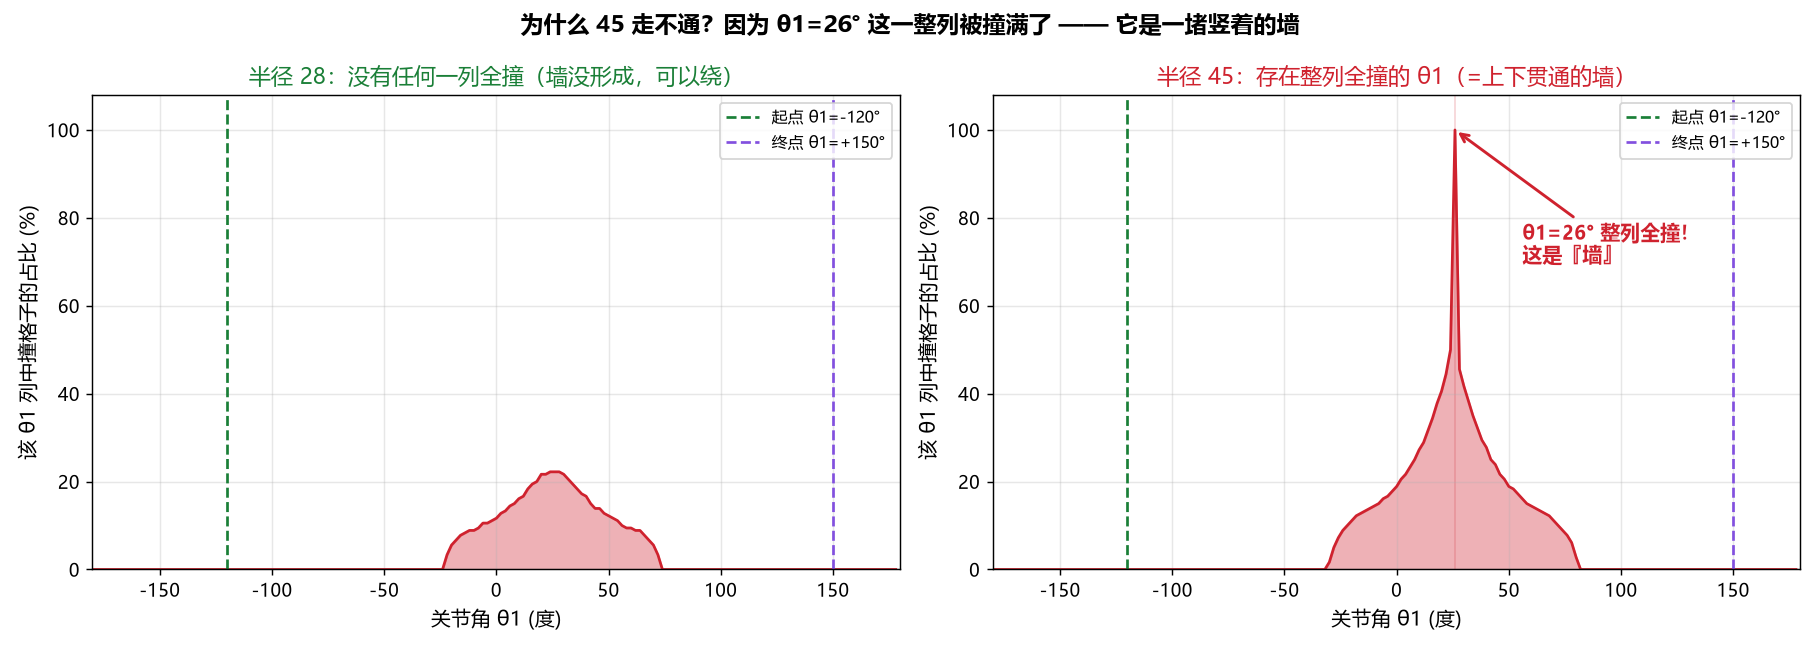

The Python source for this figure:
# -*- coding: utf-8 -*-
"""
真正的答案：切断地图的不是"某一行"，而是"某一列"。

关键几何事实：大臂的位置只由 θ1 决定，跟 θ2 无关。
所以当障碍物大到某些 θ1 时大臂会撞，那这个 θ1 的"整列"都会撞 ——
这一整列就是一堵从上到下的墙，任何从左到右的路都跨不过去。

本脚本画两件事：
  图A：每个 θ1 列上，"撞的格子"占该列的比例（28 vs 45）
  图B：28 场景 BFS 路径的合法性检查（回应"蓝线是否碰到灰区"）
"""
import numpy as np
import matplotlib.pyplot as plt
from collections import deque

plt.rcParams["font.sans-serif"] = ["Microsoft YaHei", "SimHei"]
plt.rcParams["axes.unicode_minus"] = False

L1, L2 = 140.0, 110.0
OX, OY = 170.0, 80.0
RES = 2.0


def fk(t1d, t2d):
    t1 = np.radians(t1d); t12 = np.radians(t1d+t2d)
    e = (L1*np.cos(t1), L1*np.sin(t1))
    end = (e[0]+L2*np.cos(t12), e[1]+L2*np.sin(t12))
    return e, end


def dseg(px,py,ax,ay,bx,by):
    abx,aby = bx-ax, by-ay; L = abx**2+aby**2
    if L == 0: return np.hypot(px-ax, py-ay)
    t = max(0., min(1., ((px-ax)*abx+(py-ay)*aby)/L))
    qx,qy = ax+t*abx, ay+t*aby
    return np.hypot(px-qx, py-qy)


def is_coll(t1, t2, R):
    e, end = fk(t1, t2); m = 3.0
    return (dseg(OX,OY,0,0,e[0],e[1]) < R+m or
            dseg(OX,OY,e[0],e[1],end[0],end[1]) < R+m)


def build_grid(R):
    n = int(360/RES)
    g = np.zeros((n, n), dtype=bool)
    for i in range(n):
        t1 = -180.0 + i*RES
        for j in range(n):
            t2 = 180.0 - j*RES
            g[i, j] = is_coll(t1, t2, R)
    return g


def a2c(t1, t2):
    return int(round((t1+180)/RES)), int(round((180-t2)/RES))


def bfs(grid, sc, gc):
    visited = np.zeros_like(grid, dtype=bool)
    prev = {}
    q = deque([sc]); visited[sc] = True
    while q:
        cur = q.popleft()
        if cur == gc:
            path = [cur]
            while cur in prev:
                cur = prev[cur]; path.append(cur)
            return path[::-1], visited
        i, j = cur
        for di, dj in ((1,0),(-1,0),(0,1),(0,-1)):
            ni, nj = i+di, j+dj
            if 0 <= ni < grid.shape[0] and 0 <= nj < grid.shape[1]:
                if not visited[ni,nj] and not grid[ni,nj]:
                    visited[ni,nj] = True
                    prev[(ni,nj)] = (i,j)
                    q.append((ni,nj))
    return None, visited


# ================= 图 A：每一列"被撞满"的程度 =================
fig, axes = plt.subplots(1, 2, figsize=(14, 5))

for ax, R in zip(axes, [28.0, 45.0]):
    grid = build_grid(R)
    col_ratio = grid.mean(axis=1) * 100  # 每一列（每个 θ1）撞格子的百分比
    t1s = [-180 + i*RES for i in range(len(col_ratio))]

    ax.fill_between(t1s, 0, col_ratio, color="#cf222e", alpha=0.35)
    ax.plot(t1s, col_ratio, color="#cf222e", lw=1.5)
    ax.axvline(-120, color="#1a7f37", ls="--", lw=1.5, label="起点 θ1=-120°")
    ax.axvline(150, color="#8250df", ls="--", lw=1.5, label="终点 θ1=+150°")

    # 找出"整列全撞"（比例 ≥ 99%）的 θ1
    full_cols = [t1s[i] for i in range(len(col_ratio)) if col_ratio[i] >= 99]
    if full_cols:
        ax.axvspan(min(full_cols), max(full_cols), color="#cf222e", alpha=0.18)
        ax.annotate(f"θ1={full_cols[0]:.0f}° 整列全撞！\n这是『墙』",
                    xy=(full_cols[0], 100), xytext=(full_cols[0]+30, 70),
                    arrowprops=dict(arrowstyle="->", color="#cf222e", lw=1.6),
                    color="#cf222e", fontsize=11, fontweight="bold")

    ax.set_ylim(0, 108)
    ax.set_xlim(-180, 180)
    ax.set_xlabel("关节角 θ1 (度)", fontsize=11)
    ax.set_ylabel("该 θ1 列中撞格子的占比 (%)", fontsize=11)
    ax.grid(alpha=0.3)
    ax.legend(loc="upper right", fontsize=9)

    if full_cols:
        ax.set_title(f"半径 {R:.0f}：存在整列全撞的 θ1（=上下贯通的墙）",
                     color="#cf222e", fontsize=12)
    else:
        ax.set_title(f"半径 {R:.0f}：没有任何一列全撞（墙没形成，可以绕）",
                     color="#1a7f37", fontsize=12)

fig.suptitle("为什么 45 走不通？因为 θ1=26° 这一整列被撞满了 —— 它是一堵竖着的墙",
             fontsize=13, fontweight="bold")
fig.tight_layout()
fig.savefig("lesson2_why_wall.png", dpi=130)
print("已保存 lesson2_why_wall.png")
print()

# ================= 图 B：28 场景路径合法性检查 =================
print("=" * 60)
print("【检查】半径 28 场景里，BFS 找到的蓝线到底有没有真的碰到灰区？")
print("=" * 60)
grid28 = build_grid(28.0)
sc, gc = a2c(-120, 80), a2c(150, -40)
path, visited = bfs(grid28, sc, gc)
cell_to_ang = lambda i, j: (-180 + i*RES, 180 - j*RES)

# 1) 格子层面：路径上的每个格子是否在禁区里
bad_cells = [c for c in path if grid28[c]]
print(f"1) 路径共 {len(path)} 个格子，其中位于禁区内的格子数：{len(bad_cells)}")
if bad_cells:
    print(f"   有问题！这些格子撞了：{bad_cells[:10]}")
else:
    print(f"   ✅ 路径上每个格子都是自由的（BFS 保证不会走禁区格）")

# 2) 线段层面：相邻两格的中点在不在禁区里（离散网格的经典盲区）
bad_seg = []
for k in range(len(path)-1):
    (i1, j1), (i2, j2) = path[k], path[k+1]
    mid_i = (i1+i2)/2; mid_j = (j1+j2)/2
    # 因为 4 邻居，中点必然落在某条边上，直接用相邻格检查
    t1, t2 = cell_to_ang(*path[k])
    t1b, t2b = cell_to_ang(*path[k+1])
    t1m, t2m = (t1+t1b)/2, (t2+t2b)/2
    if is_coll(t1m, t2m, 28.0):
        bad_seg.append((t1m, t2m))
print(f"2) 相邻格子连线的中点：共有 {len(bad_seg)} 处中点落在禁区里")
if bad_seg:
    print(f"   注意！这些中点撞了（这是 4 邻居网格离散化的已知瑕疵）：{bad_seg[:8]}")
else:
    print(f"   ✅ 所有相邻格子连线的中点也都是自由的")

# 3) 路径是否贴着禁区走（最近距离）
min_clear = min(float(np.hypot(OX - e[0], OY - e[1])) for e in
                [fk(*cell_to_ang(*c))[0] for c in path])
print(f"3) 路径上所有姿势里，肘部离障碍物圆心的最近距离：{min_clear:.1f}")
print(f"   （障碍半径 28 + 余量 3 = 31；只要 ≥31 就不碰）")
print()
print("结论：")
if not bad_cells and not bad_seg:
    print("  蓝线在『格子层』和『连线中点』两个层面都完全合法。")
    print("  你在图上看到它『贴着』灰边走，是因为 BFS 找到的是步数最少的路径，")
    print("  最短路径必然紧贴障碍物边缘 —— 貌似'碰到'，其实是擦边而过。")
else:
    print("  发现离散化瑕疵，需要说明。")
